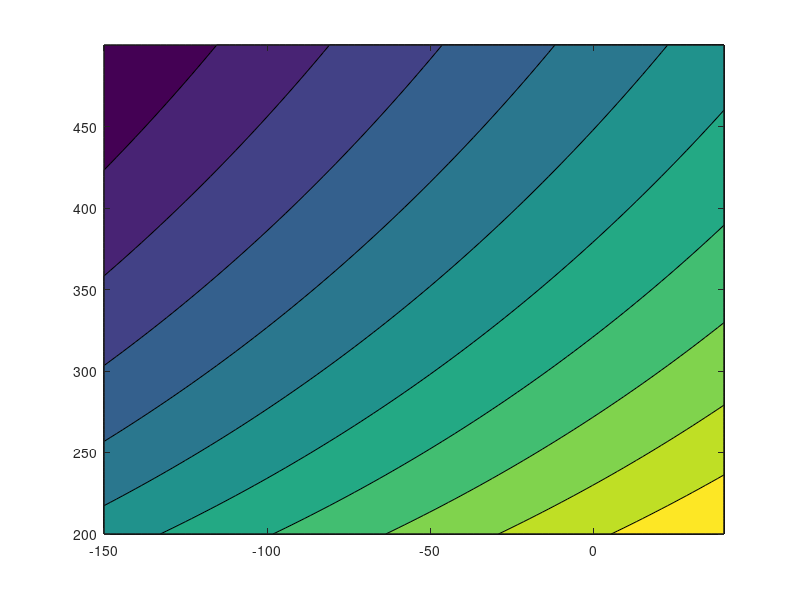

The MATLAB script that drew this image: (Note: this script raises an error after producing the figure.)
function f = test3()
    %% Constants
    p_0 = 1000;     %hPa
    T_0 = 273.15;
    Gamma = 6;     %K/km
    k = 0.287;
    e_s0 = 6.112;   %hPa
    L_lv = 2501;    %kJ/kg
    c_p = 1;        %kJ/kg
    ep = 0.622;     %Unitless
    
    %% Domains
    n = 100;
    TH = linspace(200,500,n).';
    b = (TH(end)/TH(1))^(1/(n-1));
    TH_log = TH(1)*b.^(0:n-1);    
    T = linspace(-150,40,n); %[oC]
    [x,y] = meshgrid(T,TH_log);
    X = x - x.' -150;
    Y = y;
    
    %% Results    
    P = p_0*(X./Y).^(1/k);
    r_s = ep*e_s(X) ./ (P - e_s(X));
    THe = TH.*exp(L_lv*r_s./(c_p*X));
    
    %% Plotting
    close all;
    
    [c,h] = contourf(x,y,X)
    colormap(parula);
    h = colorbar;
    %caxis([-150 40]);
    hold on;
    [c1,h1] = contour(x,y,Y)
    
    set(gca, 'YScale', 'log')
    xlim([-120, 40]);
    ylim([200,500]);
    
    %% Nested functions
    function e_s = e_s(T)
        t = T - 273.15;
        e_s = e_s0*exp(17.27*t./(t+237.7));
    end
    function y = log_b(b,x);
        y = log(x)/log(b);
    end

end
